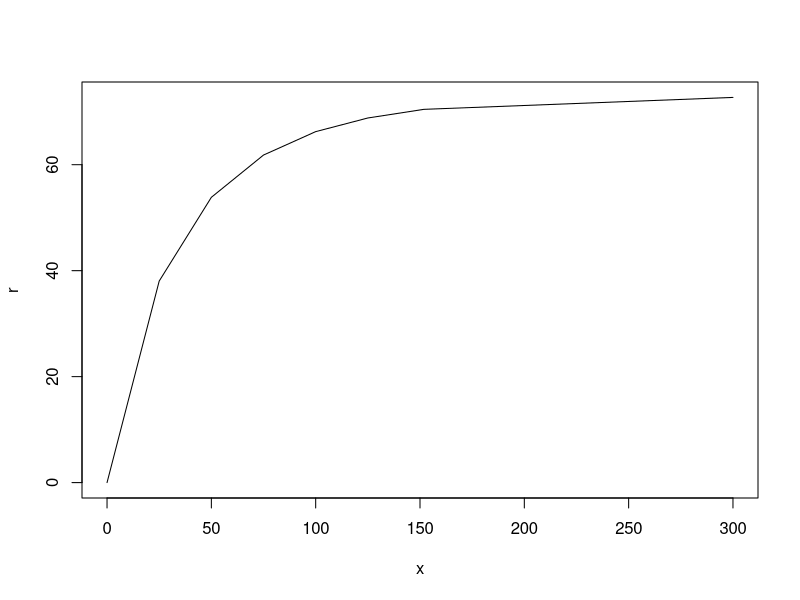

Source code (R):
# page no: 507

Zb = 1.2;
Zf = 8;
kb = 0.06;
kf = 72;
Hw = 10;
Xd = 40;
a = (kb/(kf*Zb*Zf))^0.5;
Xo = 1.414/a;
x = c(0, 25, 50, 75, 100, 125, 151.8, 300)
Xr = vector(length = 8)
ho = vector(length = 8)
r = vector(length = 8)
for ( i in  1:8){
e = exp(2*a*x[i]);
Xr[i] = (e-1)/(a*(e+1));
ho[i] = Xr[i]*Hw/(Xr[i]+Xd);
r[i] = Xr[i]*100/(Xr[i]+Xd);
}
for ( i in  1:8)cat(x[i],Xr[i],ho[i],r[i],'\n');
print(Zb);
plot(x,r, type='l')
